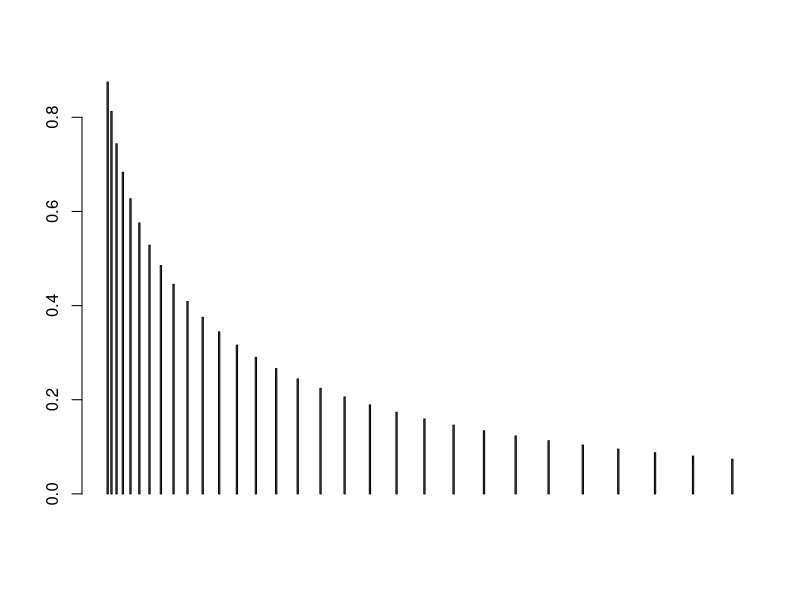
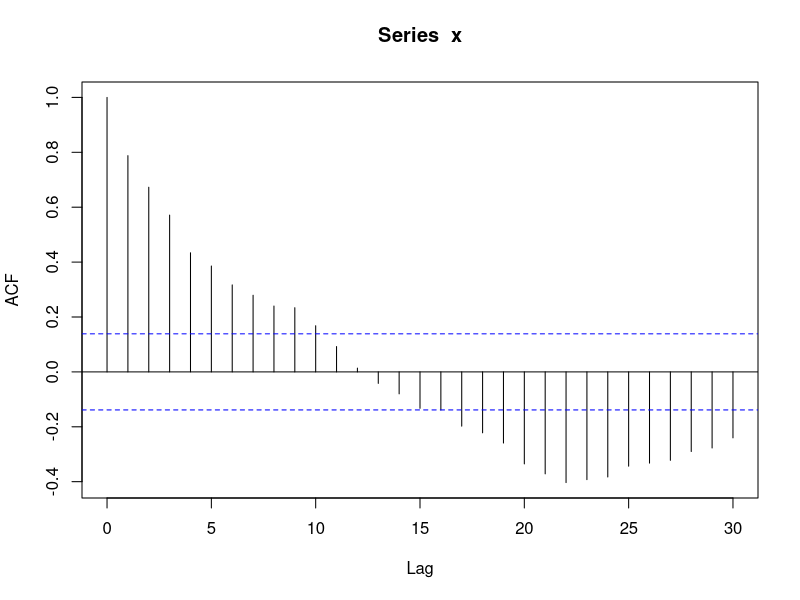
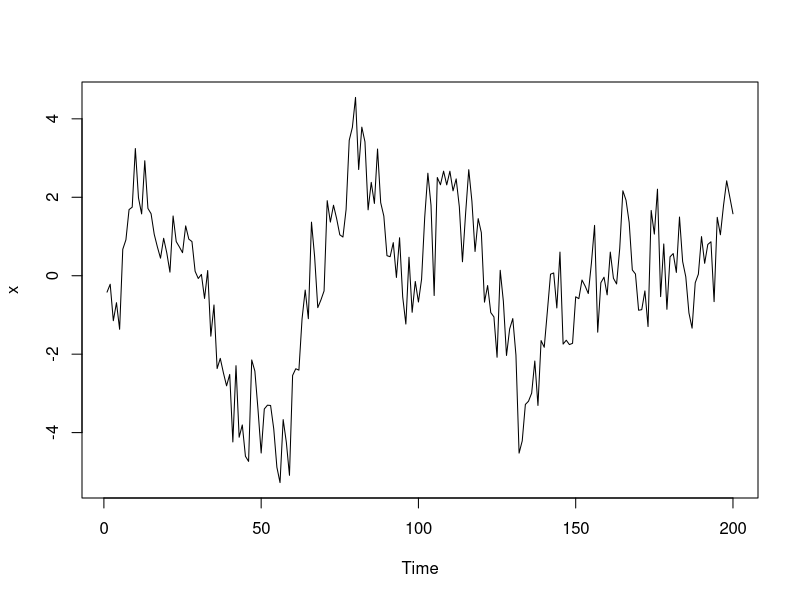
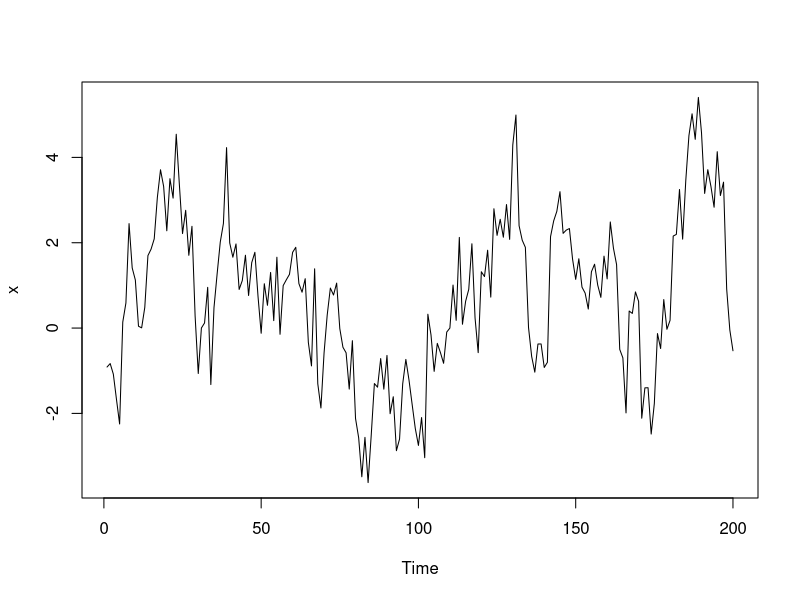
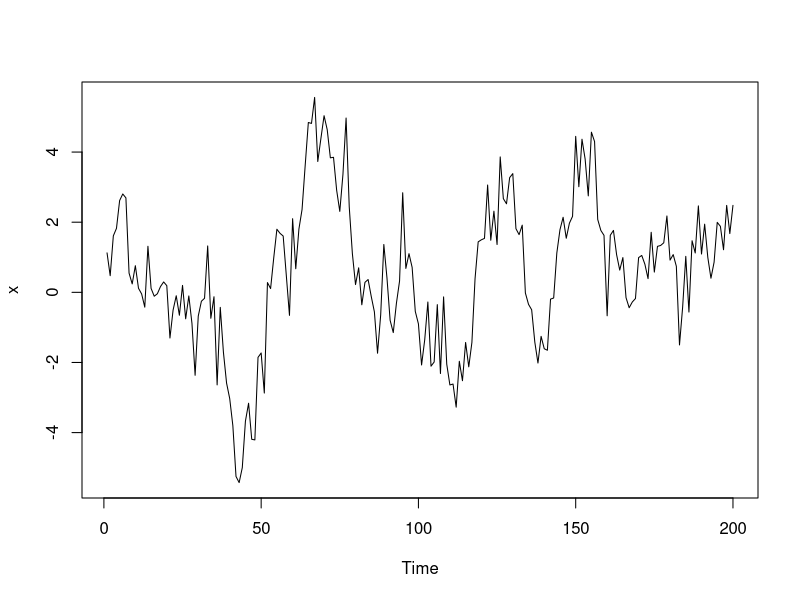
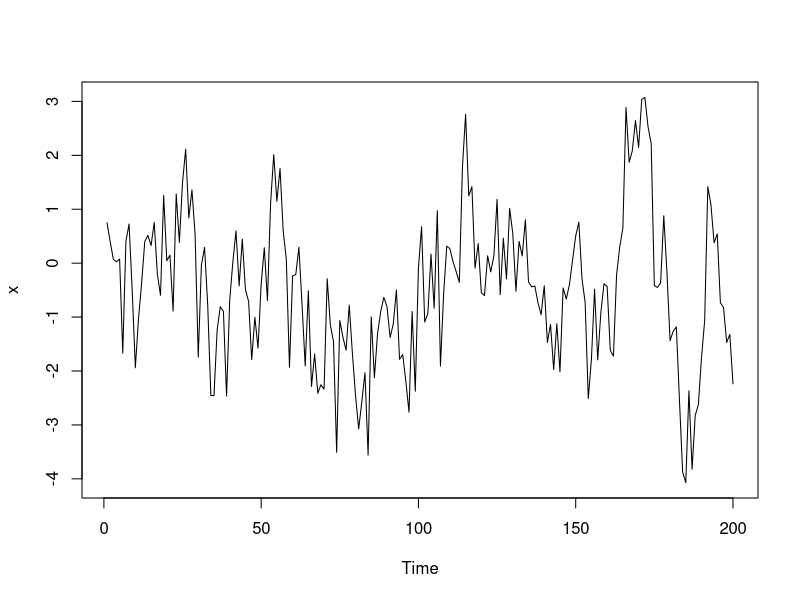
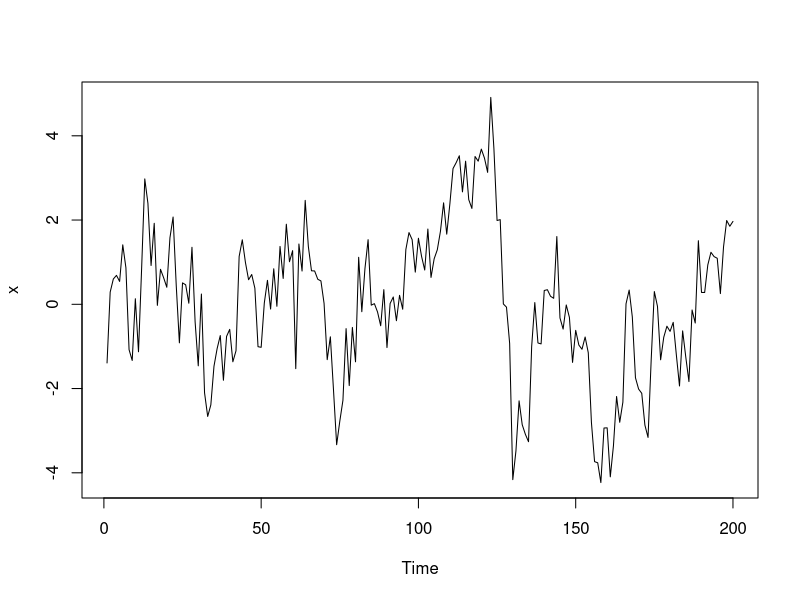

Write the R code that produced these figures, in order.

library("ggplot2")

### 1.1
p <- c(1, -0.7, -0.2)
polyroot(p)

### 1.4
# Using the autocorrelation function 
N <- 30
rho <- rep(NA, N)
phi <- c(-0.7, -0.2)
rho[1] <- -phi[1] / (1 + phi[2])
rho[2] <- - phi[2] - phi[1]*rho[1] 
for (k in 3:N) {
  rho[k] <- - phi[1] * rho[k-1] - phi[2] * rho[k-2]
}
barplot(rho, c(1:30), width=0.01, axes=TRUE)

### 1.5
# Using arima.sim and acf
model <- list(ar=c(0.7, 0.2))
x <- arima.sim(model, 200, n.start=100)
acf(x, lag.max=30)


lpot <- ggplot()
for (i in 1:5) {
  set.seed(i)
  x[i] <- arima.sim(model, 200, n.start=100)
  
}  

set.seed(1)
x <- arima.sim(model, 200, n.start=100)
lpot <- plot(x)
for (i in 2:5) {
  set.seed(i)
  x <- arima.sim(model, 200, n.start=100)
  lpot <- lpot + plot(x)
}
print(lpot)

x1 <- arima.sim(model, 200, n.start=100)
x2 <- arima.sim(model, 200, n.start=100)
x3 <- arima.sim(model, 200, n.start=100)
x4 <- arima.sim(model, 200, n.start=100)
x5 <- arima.sim(model, 200, n.start=100)
#plot(x1,x2,x3,x4,x5)



